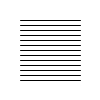
Frame 1 (no input)
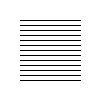
Frame 60 (the mouse pressed at the canvas centre just before this capture)
Frame 120 (the mouse held since frame 60 and released just before this capture): identical to frame 60, image omitted

The Processing sketch that drew these frames (run headless with seeded random() and noise(); from frame 60 on, the mouse is pressed at the canvas centre):

// Processing sketch: processing_63386
// ── processing_63386.pde

void setup() {
size (100, 100);
background (255);
fill (255);
}

void draw() {
float y = 20;

while (y <= 80) {
  line ( 20, y, 80, y);
  y = y+5;
 }
}
